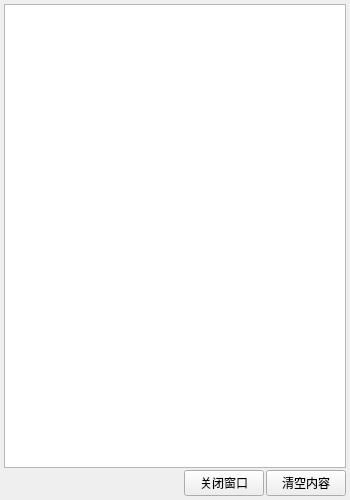
<?xml version="1.0" encoding="UTF-8"?>
<ui version="4.0">
 <class>generic_output</class>
 <widget class="QMainWindow" name="generic_output">
  <property name="geometry">
   <rect>
    <x>0</x>
    <y>0</y>
    <width>350</width>
    <height>500</height>
   </rect>
  </property>
  <property name="font">
   <font>
    <family>Microsoft YaHei UI</family>
   </font>
  </property>
  <property name="windowTitle">
   <string>控制台输出内容</string>
  </property>
  <widget class="QWidget" name="centralwidget">
   <layout class="QVBoxLayout" name="verticalLayout" stretch="1,0">
    <property name="spacing">
     <number>2</number>
    </property>
    <property name="leftMargin">
     <number>4</number>
    </property>
    <property name="topMargin">
     <number>4</number>
    </property>
    <property name="rightMargin">
     <number>4</number>
    </property>
    <property name="bottomMargin">
     <number>4</number>
    </property>
    <item>
     <widget class="QPlainTextEdit" name="uiPlainTextEdit_output">
      <property name="font">
       <font>
        <family>Consolas</family>
        <pointsize>10</pointsize>
       </font>
      </property>
      <property name="contextMenuPolicy">
       <enum>Qt::NoContextMenu</enum>
      </property>
      <property name="readOnly">
       <bool>true</bool>
      </property>
      <property name="plainText">
       <string/>
      </property>
     </widget>
    </item>
    <item>
     <layout class="QHBoxLayout" name="horizontalLayout">
      <item>
       <spacer name="horizontalSpacer">
        <property name="orientation">
         <enum>Qt::Horizontal</enum>
        </property>
        <property name="sizeHint" stdset="0">
         <size>
          <width>40</width>
          <height>20</height>
         </size>
        </property>
       </spacer>
      </item>
      <item>
       <widget class="QPushButton" name="uiPushButton_close_window">
        <property name="text">
         <string>关闭窗口</string>
        </property>
       </widget>
      </item>
      <item>
       <widget class="QPushButton" name="uiPushButton_clear_content">
        <property name="text">
         <string>清空内容</string>
        </property>
       </widget>
      </item>
     </layout>
    </item>
   </layout>
  </widget>
  <action name="action123">
   <property name="text">
    <string>字体颜色</string>
   </property>
   <property name="font">
    <font>
     <family>Microsoft YaHei UI</family>
    </font>
   </property>
  </action>
  <action name="uiAction_bg_white">
   <property name="text">
    <string>白色</string>
   </property>
  </action>
  <action name="uiAction_bg_black">
   <property name="text">
    <string>黑色</string>
   </property>
  </action>
 </widget>
 <resources/>
 <connections/>
</ui>
